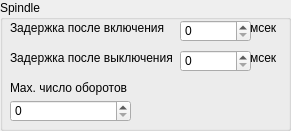
   <widget class="QGroupBox" name="groupBoxShpindle">
    <property name="geometry">
     <rect>
      <x>10</x>
      <y>240</y>
      <width>291</width>
      <height>131</height>
     </rect>
    </property>
    <property name="title">
     <string>Spindle</string>
    </property>
    <widget class="QSpinBox" name="spinBoxDelayAfterON">
     <property name="geometry">
      <rect>
       <x>180</x>
       <y>20</y>
       <width>71</width>
       <height>22</height>
      </rect>
     </property>
     <property name="maximum">
      <number>3600</number>
     </property>
    </widget>
    <widget class="QLabel" name="label">
     <property name="geometry">
      <rect>
       <x>10</x>
       <y>20</y>
       <width>161</width>
       <height>16</height>
      </rect>
     </property>
     <property name="text">
      <string>Задержка после включения</string>
     </property>
    </widget>
    <widget class="QLabel" name="label_2">
     <property name="geometry">
      <rect>
       <x>10</x>
       <y>50</y>
       <width>171</width>
       <height>16</height>
      </rect>
     </property>
     <property name="text">
      <string>Задержка после выключения</string>
     </property>
    </widget>
    <widget class="QSpinBox" name="spinBoxDelayAfterOFF">
     <property name="geometry">
      <rect>
       <x>180</x>
       <y>50</y>
       <width>71</width>
       <height>22</height>
      </rect>
     </property>
     <property name="wrapping">
      <bool>false</bool>
     </property>
     <property name="buttonSymbols">
      <enum>QAbstractSpinBox::UpDownArrows</enum>
     </property>
     <property name="specialValueText">
      <string/>
     </property>
     <property name="showGroupSeparator" stdset="0">
      <bool>false</bool>
     </property>
     <property name="maximum">
      <number>3600</number>
     </property>
    </widget>
    <widget class="QSpinBox" name="spinBoxNumbOfTurns">
     <property name="geometry">
      <rect>
       <x>10</x>
       <y>100</y>
       <width>121</width>
       <height>22</height>
      </rect>
     </property>
     <property name="maximum">
      <number>99999</number>
     </property>
    </widget>
    <widget class="QLabel" name="label_3">
     <property name="geometry">
      <rect>
       <x>10</x>
       <y>80</y>
       <width>121</width>
       <height>16</height>
      </rect>
     </property>
     <property name="text">
      <string>Max. число оборотов</string>
     </property>
    </widget>
    <widget class="QLabel" name="label_8">
     <property name="geometry">
      <rect>
       <x>250</x>
       <y>20</y>
       <width>41</width>
       <height>16</height>
      </rect>
     </property>
     <property name="text">
      <string>мсек</string>
     </property>
    </widget>
    <widget class="QLabel" name="label_9">
     <property name="geometry">
      <rect>
       <x>250</x>
       <y>50</y>
       <width>41</width>
       <height>16</height>
      </rect>
     </property>
     <property name="text">
      <string>мсек</string>
     </property>
    </widget>
   </widget>
